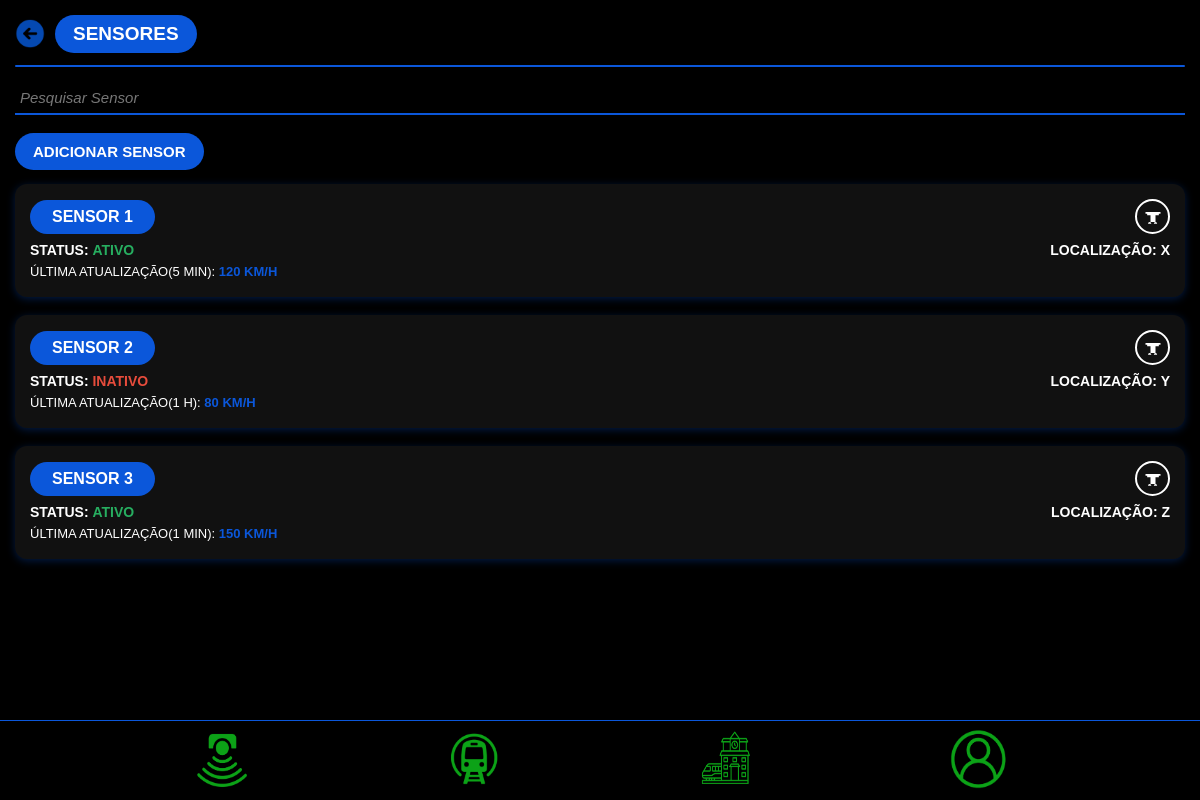
Screenshot of /private/sensor.php with the database file from the repository.
### tables this page shows
CREATE TABLE `sensor` (
  `id_sensor` int NOT NULL,
  `nome` varchar(120) NOT NULL,
  `data_criacao` timestamp NULL DEFAULT CURRENT_TIMESTAMP,
  `status` varchar(20) DEFAULT 'ATIVO',
  `localizacao` varchar(120) DEFAULT 'DESCONHECIDA',
  `ultima_atualizacao_texto` varchar(50) DEFAULT 'AGORA',
  `ultima_atualizacao_valor` varchar(20) DEFAULT '0',
  `ultima_atualizacao_unidade` varchar(10) DEFAULT 'KM/H'
);

### private/sensor.php (the view, shortened to what this page needs)
<?php
$servername = "localhost";
$username = "root";
$password = "root";
$dbname = "trem_facil";
$conn = new mysqli($servername, $username, $password, $dbname);
$sensores = [];
$result = $conn->query("SELECT * FROM sensor ORDER BY id_sensor ASC");
if ($result) {
    if ($result->num_rows > 0) {
        while ($row = $result->fetch_assoc()) {
            $sensores[] = [
                'id' => $row['id_sensor'],
                'nome' => $row['nome'],
                'status' => $row['status'],
                'status_color' => ($row['status'] === 'ATIVO') ? 'green' : 'red',
                'localizacao' => $row['localizacao'],
                'ultima_atualizacao_texto' => $row['ultima_atualizacao_texto'],
                'ultima_atualizacao_valor' => $row['ultima_atualizacao_valor'],
                'ultima_atualizacao_unidade' => $row['ultima_atualizacao_unidade']
            ];
        }
    }
} else {
    echo "<script>alert('Erro ao buscar sensores: " . $conn->error . "');</script>";
}
?>
<!DOCTYPE html>
<html lang="pt-BR">
<head>
</head>
<body>
    <header class="header">
        <button class="btn-voltar" title="Voltar" onclick="window.location.href='pagina_inicial_adm.php';"></button>
        <div class="titulo-principal">SENSORES</div>
    </header>
    <div class="linha-azul"></div>
    <input id="searchInput" type="text" class="input-search" placeholder="Pesquisar Sensor" aria-label="Pesquisar Sensor" autocomplete="off" />
    <div class="btn-group">
        <button class="btn-primary" type="button" onclick="openModal()">ADICIONAR SENSOR</button>
    </div>
    <div id="sensores-container">
    <?php if (empty($sensores)): ?>
        <p style="text-align: center; color: #777;">Nenhum sensor encontrado. Adicione um novo sensor!</p>
    <?php else: ?>
        <?php foreach($sensores as $sensor): ?>
            <div class="sensor-item">
                <div class="sensor-header">
                    <div class="sensor-name"><?= htmlspecialchars($sensor['nome']) ?></div>
                    <form action="" method="post" style="display: inline;" onsubmit="return confirm('Tem certeza que deseja remover este sensor?');">
                        <button class="btn-trash" type="submit" name="remove_sensor" title="Excluir Sensor">
                            <svg xmlns="http://www.w3.org/2000/svg" height="20" width="20" fill="white" viewBox="0 0 24 24"><path d="M3 6h18v2H3V6zm3 14a2 2 0 1 1 4 0H6zm7 0a2 2 0 1 1 4 0h-4zm2-10v8H9v-8H5V8h14v2h-6z"/></svg>
                        </button>
                    </form>
                </div>
                <div class="sensor-details">
                    <div class="status-label">
                        STATUS:
                        <?php if($sensor['status'] === 'ATIVO'): ?>
                            <span class="status-ativo"><?= htmlspecialchars($sensor['status']) ?></span>
                        <?php else: ?>
                            <span class="status-inativo"><?= htmlspecialchars($sensor['status']) ?></span>
                        <?php endif; ?>
                    </div>
                    <div class="localizacao">
                        LOCALIZAÇÃO: <?= htmlspecialchars($sensor['localizacao']) ?>
                    </div>
                </div>
                <div class="ult-atualizacao">
                    ÚLTIMA ATUALIZAÇÃO(<?= htmlspecialchars($sensor['ultima_atualizacao_texto']) ?>):
                    <span class="kmh"><?= htmlspecialchars($sensor['ultima_atualizacao_valor']) ?> <?= htmlspecialchars($sensor['ultima_atualizacao_unidade']) ?></span>
                </div>
            </div>
        <?php endforeach; ?>
    <?php endif; ?>
    </div>
    <footer>
        <form action="" method="post">
            <button type="submit" title="Sensores">
                <img src="../assets/icons/tela_sensor_icon.png" alt="botão para tela sensores">
            </button>
        </form>
        <form action="" method="post">
            <button type="submit" title="Trens">
                <img src="../assets/icons/tela_tren_icon.png" alt="botão para tela trens">
            </button>
        </form>
        <form action="" method="post">
            <button type="submit" title="Estações">
                <img src="../assets/icons/tela_estacao_icon.png" alt="botão para tela estações">
            </button>
        </form>
        <form action="" method="post">
            <button type="submit" title="Perfil">
                <img src="../assets/icons/tela_perfil_icon.png" alt="botão para tela perfil">
            </button>
        </form>
    </footer>
</body>
</html>

### private/sensor.php (style rules this page uses)
* { margin: 0; padding: 0; box-sizing: border-box; }
body { background-color: #000; font-family: Arial, sans-serif; color: white; padding: 15px; padding-bottom: 80px; }
.header { display: flex; align-items: center; gap: 10px; margin-bottom: 12px; }
.btn-voltar { background-color: transparent; border: none; cursor: pointer; display: flex; align-items: center; background-image: url('../assets/icons/seta_esquerda.png'); background-size: contain; background-repeat: no-repeat; width: 30px; height: 30px; }
.titulo-principal { background-color: #0B57DA; padding: 8px 18px; border-radius: 25px; font-weight: bold; font-size: 19px; color: white; user-select: none; }
.linha-azul { height: 2px; background-color: #0B57DA; margin-bottom: 15px; border-radius: 2px; }
.input-search { width: 100%; background: transparent; border: none; border-bottom: 2px solid #0B57DA; color: #999; padding: 7px 5px; font-size: 15px; margin-bottom: 18px; outline: none; }
::placeholder { color: #777; font-style: italic; }
.btn-primary { background-color: #0B57DA; color: white; padding: 10px 18px; border-radius: 25px; border: none; font-weight: 700; font-size: 15px; cursor: pointer; user-select: none; display: inline-flex; align-items: center; gap: 8px; transition: background-color 0.25s; }
.btn-filter, .btn-trash { background-color: transparent; border: 2.5px solid white; border-radius: 50%; width: 35px; height: 35px; color: white; cursor: pointer; display: flex; justify-content: center; align-items: center; transition: background-color 0.3s, border-color 0.3s; }
.btn-group { display: flex; align-items: center; gap: 12px; margin-bottom: 14px; }
.sensor-item { background-color: #111; margin-bottom: 18px; padding: 15px 15px 18px; border-radius: 12px; box-shadow: 0 2px 9px rgba(11, 87, 218, 0.3); }
.sensor-header { display: flex; justify-content: space-between; align-items: center; gap: 10px; margin-bottom: 8px; }
.sensor-name { background-color: #0B57DA; padding: 8px 22px; border-radius: 25px; font-weight: 700; font-size: 16px; color: white; user-select: none; }
.sensor-details { display: flex; justify-content: space-between; font-size: 14px; font-weight: 600; margin-bottom: 6px; }
.status-label { user-select: none; }
.status-ativo { color: #27ae60; font-weight: 700; }
.status-inativo { color: #e74c3c; font-weight: 700; }
.localizacao { color: white; }
.ult-atualizacao { font-size: 13px; }
.kmh { color: #0B57DA; font-weight: 700; user-select: none; }
footer { position: fixed; bottom: 0; left: 0; width: 100%; height: 80px; background-color: black; border-top: 1px solid #0B57DA; display: flex; justify-content: space-evenly; align-items: center; user-select: none; }
footer form { display: inline; }
footer button { border: none; background: none; cursor: pointer; }
footer img { width: 60px; height: 60px; }

### rows the page displays
sensor: nome "SENSOR 1", status "ATIVO", localizacao "X", ultima_atualizacao_texto "5 MIN", ultima_atualizacao_valor "120", ultima_atualizacao_unidade "KM/H"
sensor: nome "SENSOR 2", status "INATIVO", localizacao "Y", ultima_atualizacao_texto "1 H", ultima_atualizacao_valor "80", ultima_atualizacao_unidade "KM/H"
sensor: nome "SENSOR 3", status "ATIVO", localizacao "Z", ultima_atualizacao_texto "1 MIN", ultima_atualizacao_valor "150", ultima_atualizacao_unidade "KM/H"
